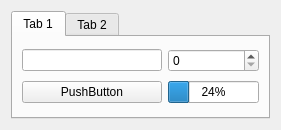
<?xml version="1.0" encoding="UTF-8"?>
<ui version="4.0">
 <class>PreviewForm</class>
 <widget class="QWidget" name="PreviewForm">
  <property name="geometry">
   <rect>
    <x>0</x>
    <y>0</y>
    <width>281</width>
    <height>130</height>
   </rect>
  </property>
  <property name="windowTitle">
   <string>Preview Window</string>
  </property>
  <layout class="QVBoxLayout" name="verticalLayout">
   <item>
    <widget class="QTabWidget" name="tabWidget">
     <property name="focusPolicy">
      <enum>Qt::NoFocus</enum>
     </property>
     <property name="currentIndex">
      <number>0</number>
     </property>
     <widget class="QWidget" name="tab_3">
      <attribute name="title">
       <string>Tab 1</string>
      </attribute>
      <layout class="QGridLayout" name="gridLayout_4">
       <item row="1" column="0">
        <widget class="QPushButton" name="pushButton_3">
         <property name="focusPolicy">
          <enum>Qt::NoFocus</enum>
         </property>
         <property name="text">
          <string>PushButton</string>
         </property>
        </widget>
       </item>
       <item row="1" column="1" colspan="2">
        <widget class="QProgressBar" name="progressBar_2">
         <property name="value">
          <number>24</number>
         </property>
        </widget>
       </item>
       <item row="0" column="0">
        <widget class="QLineEdit" name="lineEdit_2">
         <property name="focusPolicy">
          <enum>Qt::NoFocus</enum>
         </property>
        </widget>
       </item>
       <item row="0" column="1" colspan="2">
        <widget class="QSpinBox" name="spinBox_2">
         <property name="focusPolicy">
          <enum>Qt::NoFocus</enum>
         </property>
        </widget>
       </item>
      </layout>
     </widget>
     <widget class="QWidget" name="tab_4">
      <attribute name="title">
       <string>Tab 2</string>
      </attribute>
      <layout class="QVBoxLayout" name="verticalLayout_3">
       <item>
        <widget class="QRadioButton" name="radioButton_7">
         <property name="focusPolicy">
          <enum>Qt::NoFocus</enum>
         </property>
         <property name="text">
          <string>RadioButton</string>
         </property>
        </widget>
       </item>
       <item>
        <widget class="QCheckBox" name="checkBox_2">
         <property name="focusPolicy">
          <enum>Qt::NoFocus</enum>
         </property>
         <property name="text">
          <string>CheckBox</string>
         </property>
        </widget>
       </item>
      </layout>
     </widget>
    </widget>
   </item>
  </layout>
 </widget>
 <resources/>
 <connections/>
</ui>
